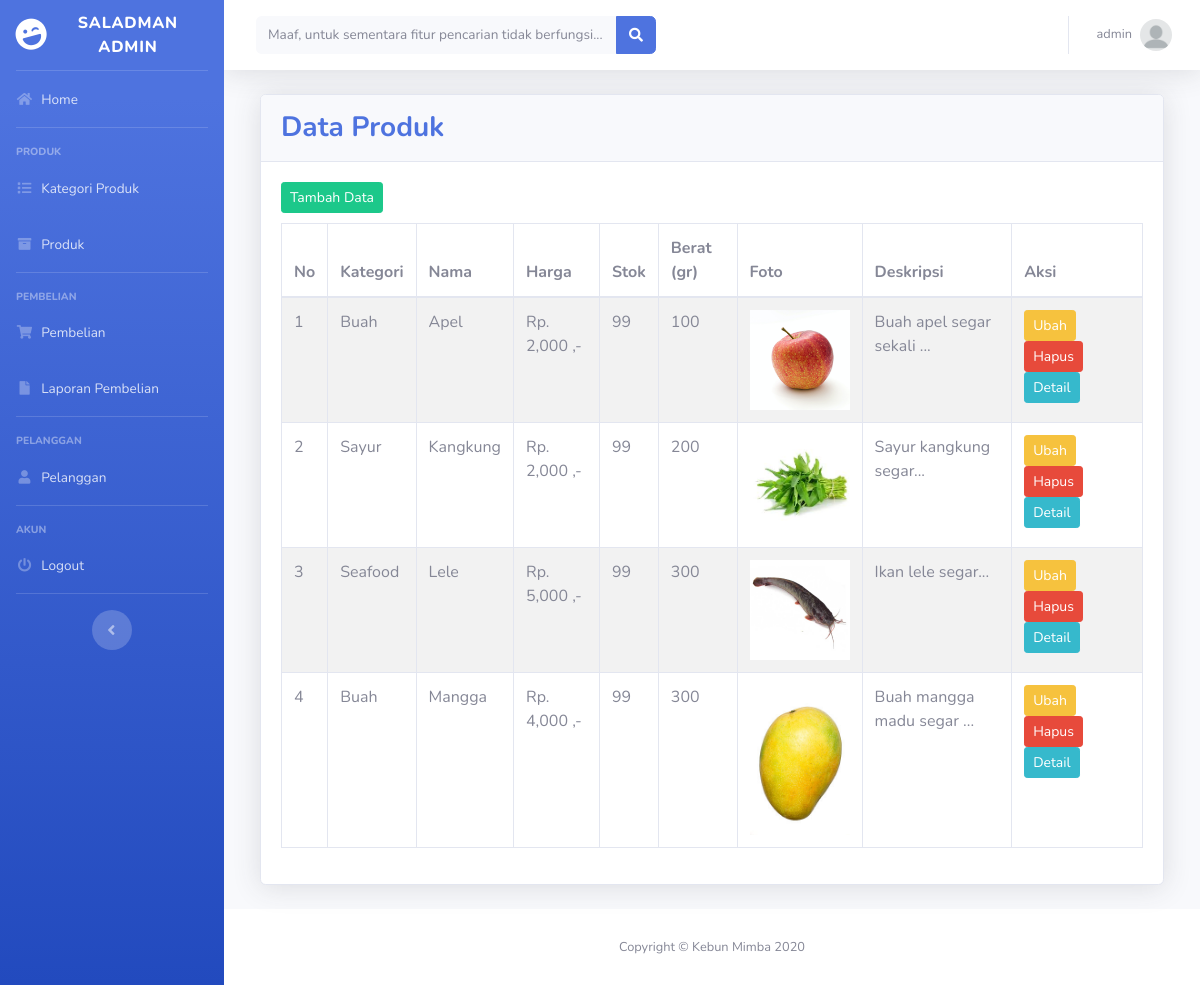
Screenshot of /admin/index.php?halaman=produk (signed in) with the database file from the repository.
### tables this page shows
CREATE TABLE `produk` (
  `id_produk` int(11) NOT NULL,
  `id_kategori` int(5) NOT NULL,
  `nama_produk` varchar(100) NOT NULL,
  `harga_produk` int(11) NOT NULL,
  `stok_produk` int(11) NOT NULL,
  `berat_produk` int(11) NOT NULL,
  `foto_produk` varchar(100) NOT NULL,
  `deskripsi_produk` text NOT NULL
);

CREATE TABLE `kategori` (
  `id_kategori` int(5) NOT NULL,
  `nama_kategori` varchar(100) NOT NULL
);

### admin/produk.php (the view, shortened to what this page needs)
<div class="container-fluid">
    <div class="card shadow mb-4">
        <div class="card-header py-3">
            <h3 class="m-0 font-weight-bold text-primary">Data Produk</h3>
        </div>
        <div class="card-body">
            <div class="table-responsive">
            	<a href="index.php?halaman=tambah-produk" class="tombol btn btn-success btn-sm">Tambah Data</a>
                <table class="table table-bordered table-striped" id="dataTable" width="100%" cellspacing="0">
                    <thead>
                        <tr>
							<th>No</th>
							<th>Kategori</th>
							<th>Nama</th>
							<th>Harga</th>
							<th>Stok</th>
							<th>Berat (gr)</th>
							<th>Foto</th>
							<th>Deskripsi</th>
							<th>Aksi</th>
						</tr>
                    </thead>
                    <tbody>
                        <?php
							$query = $koneksi->query("SELECT * FROM produk LEFT JOIN kategori ON produk.id_kategori=kategori.id_kategori");
							$nomor = 1;
							while ($data = $query->fetch_assoc()){
						?>
						<tr>
							<td><?php echo $nomor; ?></td>
							<td><?php echo $data['nama_kategori']; ?></td>
							<td><?php echo $data['nama_produk']; ?></td>
							<td>Rp. <?php echo number_format($data['harga_produk']); ?> ,-</td>
							<td><?php echo $data['stok_produk']; ?></td>
							<td><?php echo $data['berat_produk']; ?></td>
							<td>
								<img src="../foto_produk/<?php echo $data['foto_produk']; ?>" width="100px">
							</td>
											<?php
								$desc       = $data['deskripsi_produk'];
								$desc_limit = substr($desc, 0, 25). "...";
							?>
							<td><?php echo $desc_limit; ?></td>
							<td>
								<a href="index.php?halaman=ubah-produk&id=<?php echo $data['id_produk']; ?>" class="btn btn-warning btn-sm"></span> Ubah</a>
								<a href="index.php?halaman=hapus-produk&id=<?php echo $data['id_produk']; ?>" class="btn-danger btn btn-sm"></span> Hapus</a>
								<a href="index.php?halaman=detail-produk&id=<?php echo $data['id_produk']; ?>" class="btn btn-info btn-sm"></span> Detail</a>
							</td>
						</tr>
						<?php
							$nomor++;
							}
						?>
                    </tbody>
                </table>
            </div>
        </div>
    </div>
</div>

### admin/produk.php (style rules this page uses)
.tombol { margin-bottom: 10px; }

### rows the page displays
produk: id_kategori.nama_kategori "Buah", nama_produk "Apel", harga_produk "2,000", stok_produk "99", berat_produk "100", foto_produk (picture), deskripsi_produk "Buah apel segar sekali ..."
produk: id_kategori.nama_kategori "Sayur", nama_produk "Kangkung", harga_produk "2,000", stok_produk "99", berat_produk "200", foto_produk (picture), deskripsi_produk "Sayur kangkung segar..."
produk: id_kategori.nama_kategori "Seafood", nama_produk "Lele", harga_produk "5,000", stok_produk "99", berat_produk "300", foto_produk (picture), deskripsi_produk "Ikan lele segar..."
produk: id_kategori.nama_kategori "Buah", nama_produk "Mangga", harga_produk "4,000", stok_produk "99", berat_produk "300", foto_produk (picture), deskripsi_produk "Buah mangga madu segar ..."

### other values shown
$_SESSION['admin']['nama_lengkap'] "admin"
